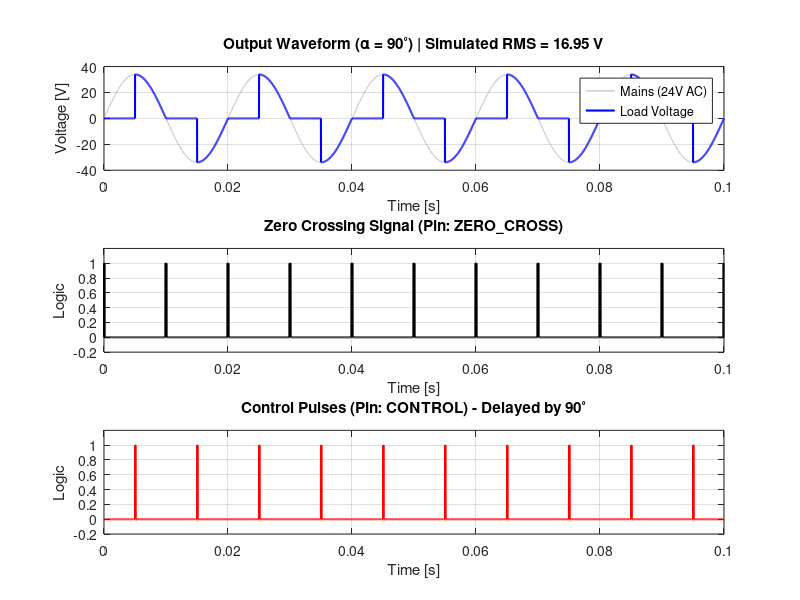
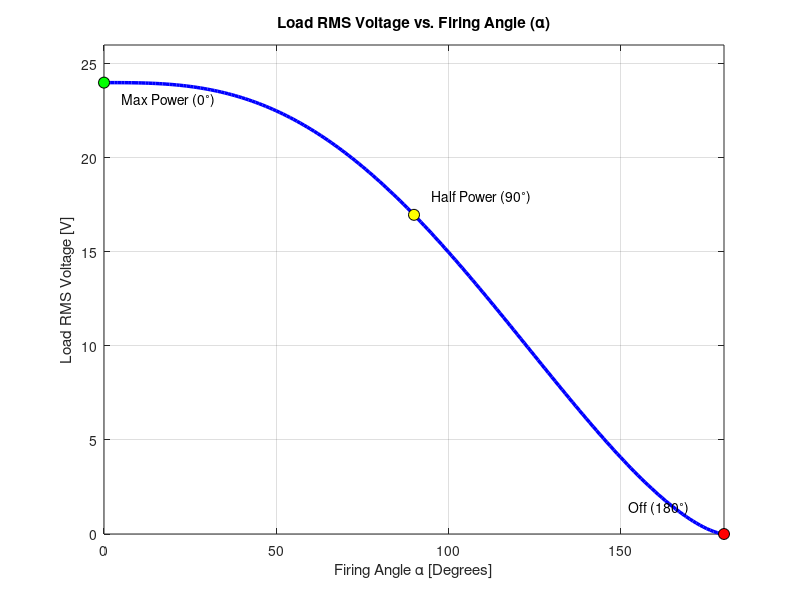

Reproduce these figures in MATLAB, in order.
%% Project CoPES: Open-Loop Thyristor Circuit Simulation & RMS Curve
% Models the schematic behavior and plots the theoretical RMS output curve.
clear; clc; close all;

%% ========================================================================
%  PART 1: TIME-DOMAIN SIMULATION (Specific Firing Angle)
%  ========================================================================

% --- 1. Circuit Parameters ---
V_supply_rms = 24;           % Supply Voltage [V]
F_grid       = 50;           % Grid Frequency [Hz]
R_load       = 24;           % Load Resistance [Ohm]
V_peak       = V_supply_rms * sqrt(2);
Period       = 1/F_grid;     % 20ms

% Simulation Settings
Fs    = 100000;              % Sampling Freq (100kHz)
T_sim = 0.1;                 % Simulate 5 full cycles (0.1s)
t     = 0:1/Fs:T_sim-1/Fs;   % Time vector

% --- 2. Control Input (User Setting) ---
Alpha_deg = 90;              % Constant Firing Angle for simulation
Alpha_rad = deg2rad(Alpha_deg);

% --- 3. Simulation Loop ---
v_ac        = V_peak * sin(2*pi*F_grid*t);
v_load      = zeros(size(t));
zcd_signal  = zeros(size(t)); 
gate_pulse  = zeros(size(t)); 
triac_latched = false;
last_zc_time  = -100;

fprintf('Simulating with Constant Firing Angle: %d degrees...\n', Alpha_deg);

for k = 2:length(t)
    % Block 1: Zero Crossing Detector
    if abs(v_ac(k)) < 1.0 
        zcd_signal(k) = 1; 
    else
        zcd_signal(k) = 0; 
    end
    
    if sign(v_ac(k)) ~= sign(v_ac(k-1))
        last_zc_time = t(k);
        triac_latched = false; 
    end
    
    % Block 2: MCU Timer Logic
    time_since_zc = t(k) - last_zc_time;
    required_delay = (Alpha_rad / (2*pi)) * Period;
    
    if (time_since_zc >= required_delay) && (time_since_zc < required_delay + 100e-6)
        gate_pulse(k) = 1; 
    end
    
    % Block 3: Triac Switching
    if gate_pulse(k) == 1
        triac_latched = true;
    end
    
    % Block 4: Power Output
    if triac_latched
        v_load(k) = v_ac(k);
    else
        v_load(k) = 0;      
    end
end

% --- 4. RMS Calculations for Simulated Angle ---
V_load_rms_sim = sqrt(mean(v_load.^2));
V_load_rms_theory = V_supply_rms * sqrt(1 - (Alpha_rad/pi) + sin(2*Alpha_rad)/(2*pi));

fprintf('--------------------------------------------------\n');
fprintf('Simulated Load RMS Voltage:   %.2f V\n', V_load_rms_sim);
fprintf('Theoretical Load RMS Voltage: %.2f V\n', V_load_rms_theory);
fprintf('--------------------------------------------------\n');

%% ========================================================================
%  PART 2: VISUALIZATION
%  ========================================================================

% ---------------------------------------------------------
% FIGURE 1: Time-Domain Waveforms
% ---------------------------------------------------------
figure('Color','white', 'Position', [100, 100, 800, 600], 'Name', 'Simulation Waveforms');

% Subplot 1: Mains & Load Voltage
subplot(3,1,1);
plot(t, v_ac, 'Color', [0.7 0.7 0.7], 'DisplayName', 'Mains (24V AC)'); hold on;
plot(t, v_load, 'b', 'LineWidth', 1.5, 'DisplayName', 'Load Voltage');
title(sprintf('Output Waveform (\\alpha = %d^\\circ) | Simulated RMS = %.2f V', Alpha_deg, V_load_rms_sim));
ylabel('Voltage [V]'); xlabel('Time [s]'); grid on; legend('Location','best');
ylim([-40 40]);

% Subplot 2: Zero Crossing Signal
subplot(3,1,2);
plot(t, zcd_signal, 'k', 'LineWidth', 1.5);
title('Zero Crossing Signal (Pin: ZERO\_CROSS)');
ylabel('Logic'); xlabel('Time [s]'); grid on; ylim([-0.2 1.2]);

% Subplot 3: Control/Gate Pulses
subplot(3,1,3);
plot(t, gate_pulse, 'r', 'LineWidth', 1.5);
title(['Control Pulses (Pin: CONTROL) - Delayed by ' num2str(Alpha_deg) '^\circ']);
ylabel('Logic'); xlabel('Time [s]');
grid on; ylim([-0.2 1.2]);


% ---------------------------------------------------------
% FIGURE 2: RMS Output vs. Firing Angle Sweep
% ---------------------------------------------------------
% Generate the data for 0 to 180 degrees
alpha_sweep_deg = 0:1:180;        
alpha_sweep_rad = deg2rad(alpha_sweep_deg); 

% Calculate Theoretical RMS for all angles
V_load_rms_sweep = V_supply_rms .* sqrt(1 - (alpha_sweep_rad ./ pi) + sin(2 .* alpha_sweep_rad) ./ (2 .* pi));

figure('Color', 'white', 'Position', [150, 150, 700, 500], 'Name', 'RMS Curve');
plot(alpha_sweep_deg, V_load_rms_sweep, 'b-', 'LineWidth', 2.5);
hold on;

% Highlight key operating points (0, 90, 180 degrees)
plot(0, 24, 'ko', 'MarkerFaceColor', 'g', 'MarkerSize', 8);
plot(90, V_supply_rms * sqrt(0.5), 'ko', 'MarkerFaceColor', 'y', 'MarkerSize', 8);
plot(180, 0, 'ko', 'MarkerFaceColor', 'r', 'MarkerSize', 8);

% Add text annotations
text(5, 23.5, 'Max Power (0^\circ)', 'VerticalAlignment', 'top');
text(95, 17.5, 'Half Power (90^\circ)', 'VerticalAlignment', 'bottom');
text(170, 1, 'Off (180^\circ)', 'HorizontalAlignment', 'right', 'VerticalAlignment', 'bottom');

% Format the plot
title('Load RMS Voltage vs. Firing Angle (\alpha)');
xlabel('Firing Angle \alpha [Degrees]');
ylabel('Load RMS Voltage [V]');
grid on;
xlim([0 180]);
ylim([0 26]);
